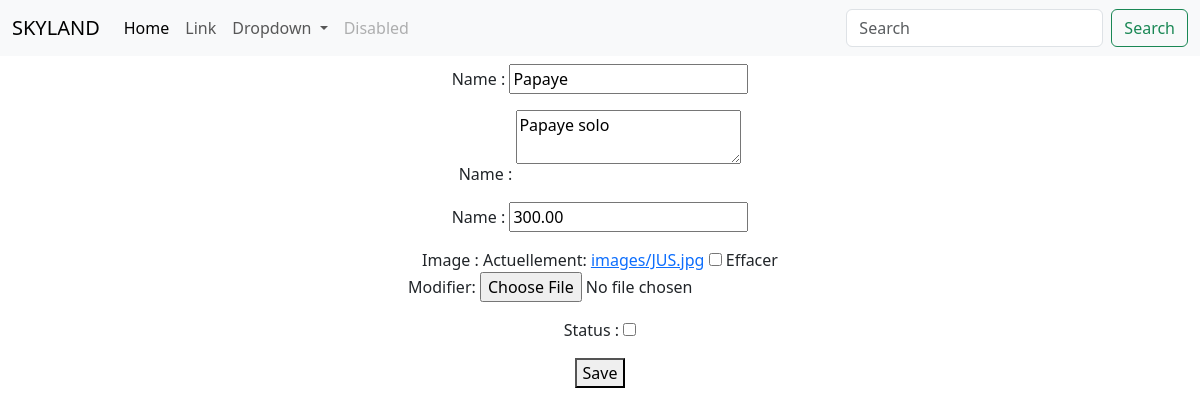
/update/2, run on an earlier commit of the app's database.
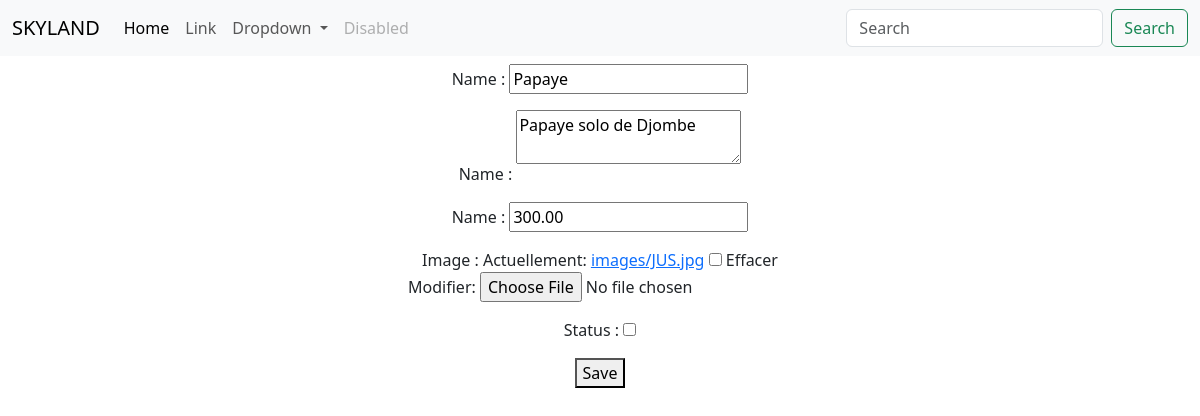
And on a later commit of the database.
### products/models.py (models this page shows, shortened)
class Products(models.Model):
    name = models.CharField(max_length=150)
    description = models.TextField()
    price = models.DecimalField(max_digits=10000, decimal_places=2)
    image = models.ImageField(upload_to="images", null=True, blank=True)
    status = models.BooleanField(default=False)
    class Meta:
        verbose_name = ("Product")
        verbose_name_plural = ("Products")

### products/views.py (the view)
# urls.py: path('update/<int:my_id>', modifier, name='update'),
def modifier(request, my_id):
    obj = get_object_or_404(Products, id=my_id)
    form = ProductForm(request.POST or None, instance=obj)
    Text=""
    if form.is_valid():
        form.save()
        form = ProductForm()
        Text = "Your modification was succefully done!"
    return render(request, "products/update.html", {'form':form, 'msg':Text, "my_id":my_id})

### products/form.py
class ProductForm(forms.ModelForm):
    name = forms.CharField(label="Name", widget=forms.TextInput(
        attrs={
            'placeholder':"Enter product's name"
        }
    ))
    description = forms.CharField(label="Name", widget=forms.Textarea(
        attrs={
            'placeholder': "Enter product's description",
            'rows':2,
            'cols':22.5,
            'class': 'mb-3',
            'id':'my-id'
        }
    ))
    price = forms.DecimalField(label="Name", initial=0.00)
    status = forms.BooleanField(label="Status", required=False)
    class Meta:
        model = Products
        fields = ('name', 'description', 'price', 'image', 'status')

### templates/products/update.html (shortened to what this page needs)
{% extends "products/bases.html" %}
{% block content %}
<center>
    <form method="post" action="{% url 'update' my_id %}" enctype="multipart/form-data">
        {{ form.as_p }}
        <button type="submit">Save</button>
    </form>
</center>
{% endblock %}

What changed in the data, as far as the page shows it:
changed Products "Papaye": description "Papaye solo" → "Papaye solo de Djombe"
